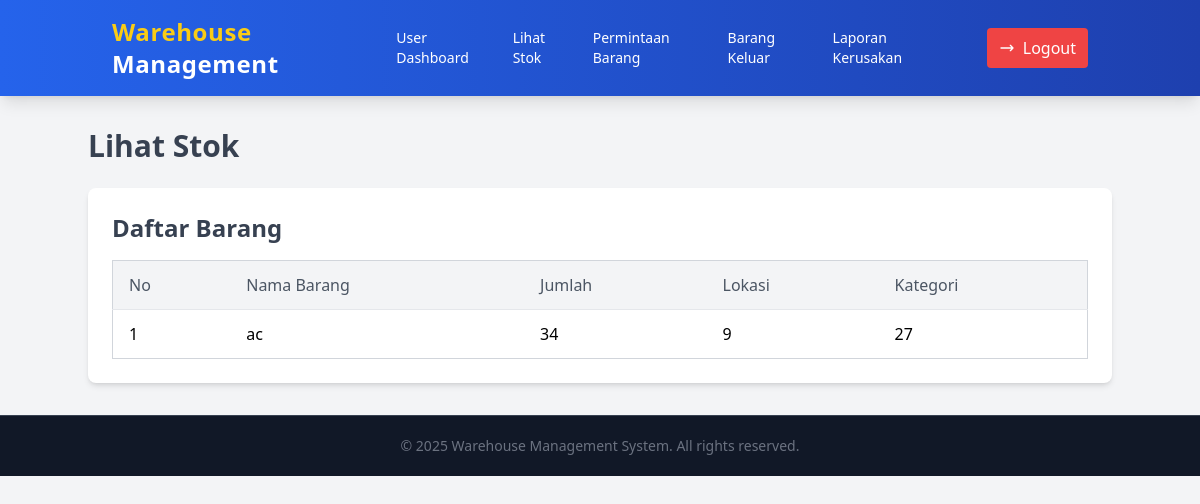
The app's page /user/lihat_stok.php with its own data.
### tables this page shows
CREATE TABLE `stok_barang` (
  `id_barang` int(15) NOT NULL,
  `nama_barang` varchar(255) NOT NULL,
  `id_kategori` int(15) NOT NULL,
  `jumlah` int(255) NOT NULL,
  `id_rak` int(15) NOT NULL
);

### user/lihat_stok.php (the view, shortened to what this page needs)
<?php
include('../koneksi.php');
?>
<!DOCTYPE html>
<html lang="en">
<head>
    <script src="https://cdn.tailwindcss.com"></script>
</head>
<body class="bg-gray-100 font-sans leading-normal tracking-normal">
    <nav class="bg-gradient-to-r from-blue-600 to-blue-800 text-white shadow-lg">
        <div class="container mx-auto px-6 py-4 flex justify-between items-center">
             <a href="../user_dashboard.php" class="text-2xl font-extrabold tracking-wide hover:text-yellow-400 transition duration-300">
                <span class="text-yellow-400">Warehouse</span> Management
            </a>
            <div class="flex items-center space-x-11">
                <ul class="flex space-x-6 text-sm font-medium">
                    <li>
                        <a href="../user_dashboard.php" class="hover:text-yellow-400 transition duration-300">User Dashboard</a>                    </li>
                    <li>
                        <a href="lihat_stok.php" class="hover:text-yellow-400 transition duration-300">Lihat Stok</a>
                    </li>
                    <li>
                        <a href="permintaan_barang.php" class="hover:text-yellow-400 transition duration-300">Permintaan Barang</a>
                    </li>
                    <li>
                        <a href="barang_keluar.php" class="hover:text-yellow-400 transition duration-300">Barang Keluar</a>
                    </li>
                    <li>
                        <a href="laporan_kerusakan.php" class="hover:text-yellow-400 transition duration-300">Laporan Kerusakan</a>
                    </li>
                </ul>
                <a href="../logout.php" class="flex items-center bg-red-500 px-3 py-2 rounded hover:bg-red-600 transition duration-300">
                    <svg xmlns="http://www.w3.org/2000/svg" class="h-4 w-4 mr-2" fill="none" viewBox="0 0 24 24" stroke="currentColor">
                        <path stroke-linecap="round" stroke-linejoin="round" stroke-width="2" d="M17 16l4-4m0 0l-4-4m4 4H3" />
                    </svg>
                    Logout
                </a>
            </div>
        </div>
    </nav>
    <div class="container mx-auto mt-8">
        <h1 class="text-3xl font-bold text-gray-700 mb-6">Lihat Stok</h1>
        <div class="bg-white shadow-md rounded-lg p-6">
            <h2 class="text-2xl font-bold text-gray-700 mb-4">Daftar Barang</h2>
            <div class="overflow-x-auto">
                <table class="min-w-full bg-white border border-gray-300 rounded-lg">
                    <thead class="bg-gray-100">
                        <tr>
                            <th class="py-3 px-4 border-b text-left text-gray-600 font-medium">No</th>
                            <th class="py-3 px-4 border-b text-left text-gray-600 font-medium">Nama Barang</th>
                            <th class="py-3 px-4 border-b text-left text-gray-600 font-medium">Jumlah</th>
                            <th class="py-3 px-4 border-b text-left text-gray-600 font-medium">Lokasi</th>
                            <th class="py-3 px-4 border-b text-left text-gray-600 font-medium">Kategori</th>
                        </tr>
                    </thead>
                    <tbody class="divide-y divide-gray-200">
                        <?php
                        $sql = "SELECT id_barang, nama_barang, jumlah, id_rak, id_kategori FROM stok_barang";
                        $result = $conn->query($sql);
                        $no = 1;
                        if ($result && $result->num_rows > 0) {
                            while ($row = $result->fetch_assoc()) {
                                echo "<tr class='hover:bg-gray-50'>
                                        <td class='py-3 px-4'>" . htmlspecialchars($no++) . "</td>
                                        <td class='py-3 px-4'>" . htmlspecialchars($row['nama_barang']) . "</td>
                                        <td class='py-3 px-4'>" . htmlspecialchars($row['jumlah']) . "</td>
                                        <td class='py-3 px-4'>" . htmlspecialchars($row['id_rak']) . "</td>
                                        <td class='py-3 px-4'>" . htmlspecialchars($row['id_kategori']) . "</td>
                                    </tr>";
                            }
                        } else {
                            echo "<tr>
                                    <td colspan='6' class='py-3 px-4 text-center text-gray-500'>Belum ada data barang.</td>
                                </tr>";
                        }
                        ?>
                    </tbody>
                </table>
            </div>
        </div>
    </div>
    <footer class="bg-gray-900 text-white w-full mt-8 pb-5">
        <div class="mt-8 border-t border-gray-700 pt-5 text-center">
            <p class="text-sm text-gray-500">&copy; <?php echo date('Y'); ?> Warehouse Management System. All rights reserved.</p>
        </div>
    </footer>
</body>
</html>

### records on screen
stok_barang: nama_barang "ac", jumlah "34", id_rak "9", id_kategori "27"
